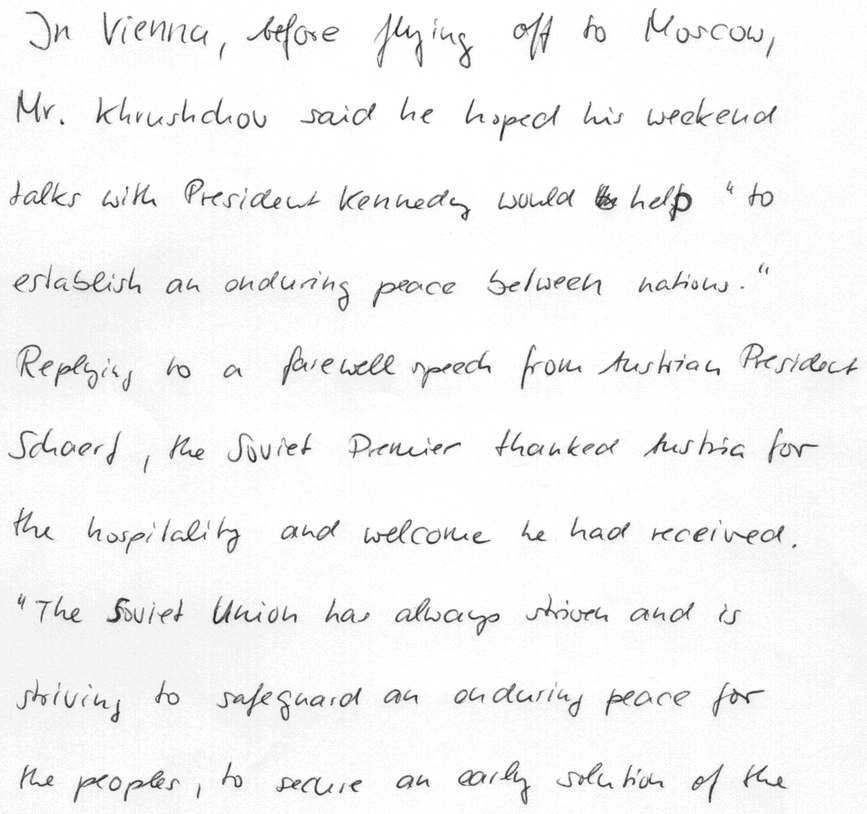
#> input picture benchmark/test_dataset/handwritten/a04-039.png, 867 x 814 px, shrunk from 1878 x 1762 before the run; its folder holds only this picture in this run
$ python viz_paddleocr.py
#> lines starting #> are read from the running program, lines starting #| are printed output that depends on the picture
#!/usr/bin/env python3
"""Generate PaddleOCR-VL visualizations from saved results — runs on host, no GPU."""
import json, sys
from pathlib import Path
from PIL import Image, ImageDraw

PROJECT = Path(__file__).resolve().parents[1]
RESULT = PROJECT / "benchmark" / "results" / "paddleocr_vl_handwritten.json"
GT = PROJECT / "benchmark" / "test_dataset" / "ground_truth_handwritten.json"
HW_DIR = PROJECT / "benchmark" / "test_dataset" / "handwritten"
VIZ_DIR = PROJECT / "benchmark" / "visualizations" / "paddleocr"

def draw_boxes(img, blocks, color):
    out = img.copy()
    d = ImageDraw.Draw(out)
    for i, b in enumerate(blocks):
        bb = b.get("bbox", [])
        if len(bb) != 4: continue
        x1, y1, x2, y2 = [int(v) for v in bb]
        if x2 < x1 or y2 < y1: x2, y2 = x1 + x2, y1 + y2
        d.rectangle([x1, y1, x2, y2], outline=color, width=2)
        d.text((x1 + 2, y1 + 2), str(i + 1), fill=color)
    return out

def main():
    result = json.load(open(RESULT))
#> (reads benchmark/results/paddleocr_vl_handwritten.json from the repository)
    gt_data = {e["image"]: e for e in json.load(open(GT))}
#> (reads benchmark/test_dataset/ground_truth_handwritten.json from the repository)
    VIZ_DIR.mkdir(parents=True, exist_ok=True)

    hw_images = sorted(p.name for p in HW_DIR.glob("*") if p.suffix.lower() in {".png", ".jpg", ".jpeg"})
    samples = result.get("sample_outputs", [])

    for i, sample in enumerate(samples[:5]):
        if i >= len(hw_images): break
        name = hw_images[i]
        img_path = HW_DIR / name
        if not img_path.exists(): continue

        img = Image.open(img_path).convert("RGB")
        w, h = img.size
#> w = 867; h = 814

        gt_entry = gt_data.get(name, {})
        gt_blocks = gt_entry.get("blocks", [])
        pred_blocks = sample.get("blocks", [])

        gt_panel = draw_boxes(img, gt_blocks, "lime")
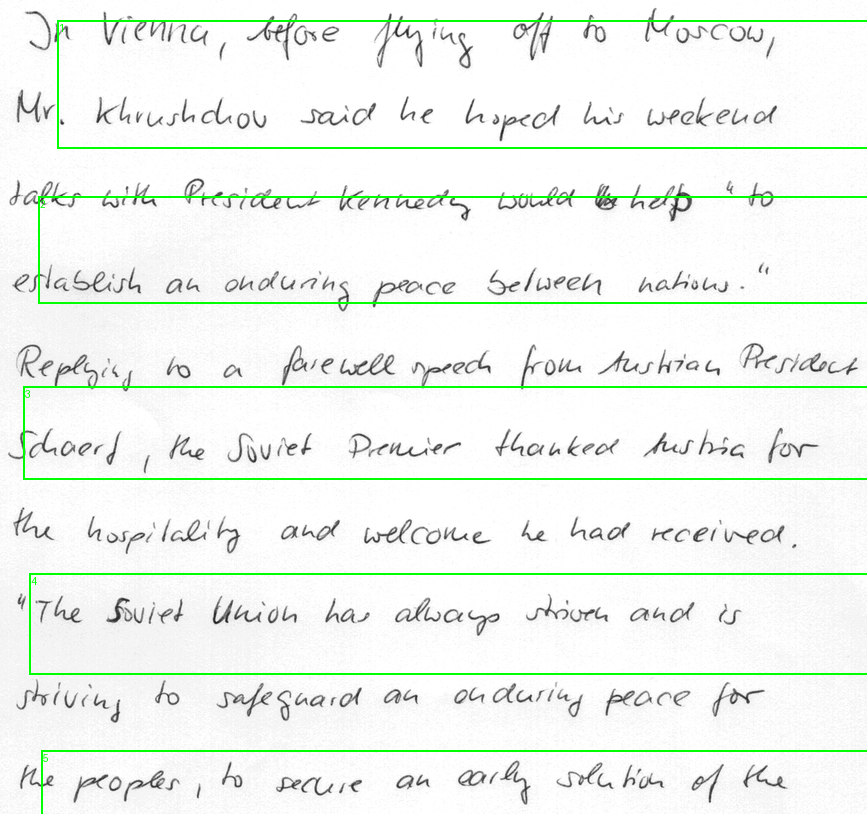
#> gt_panel: PIL image 867x814 RGB; mean R, G, B 239.5, 245.2, 239.5
        pred_panel = draw_boxes(img, pred_blocks, "red")

        combined = Image.new("RGB", (w * 3 + 16, h + 40), (30, 30, 30))
#> combined: PIL image 2617x854 RGB; every value is 30
        combined.paste(img, (0, 0))
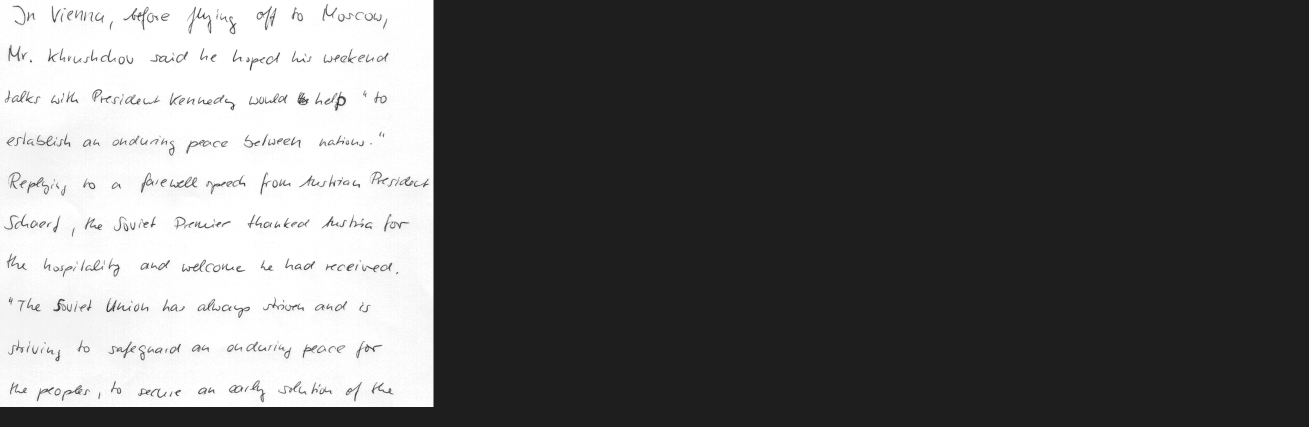
#> combined: PIL image 2617x854 RGB (shown at 1/2 size); min 26, max 255, mean 97.9
        combined.paste(gt_panel, (w + 8, 0))
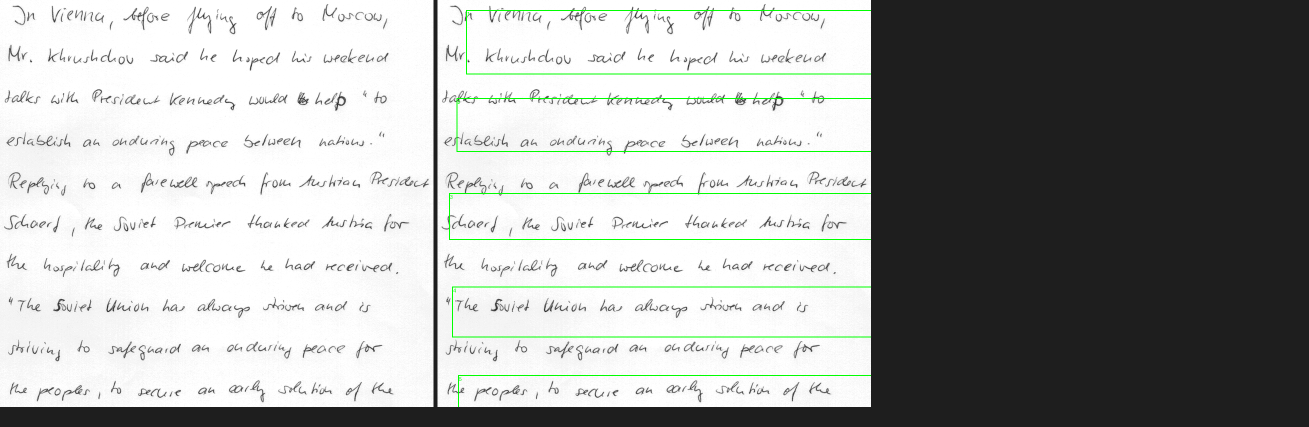
#> combined: PIL image 2617x854 RGB (shown at 1/2 size); mean R, G, B 164.1, 165.9, 164.1
        combined.paste(pred_panel, (w * 2 + 16, 0))
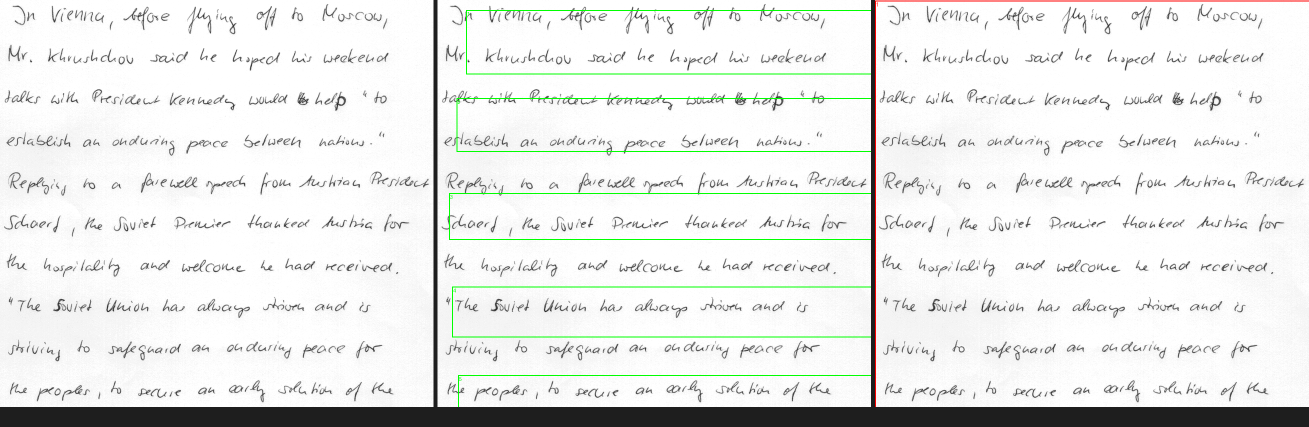
#> combined: PIL image 2617x854 RGB (shown at 1/2 size); mean R, G, B 232, 233.4, 231.6
        d = ImageDraw.Draw(combined)
        d.text((10, h + 10), f"Original: {name}", fill=(200, 200, 200))
        d.text((w + 18, h + 10), f"GT ({len(gt_blocks)} lines)", fill=(0, 220, 0))
        d.text((w * 2 + 26, h + 10), f"PaddleOCR-VL ({len(pred_blocks)} blocks)", fill=(255, 60, 60))

        out_path = VIZ_DIR / f"compare_{name}"
        combined.save(out_path)
        print(f"  Saved: {out_path}")

    print(f"Done. {min(len(samples), 5)} images in {VIZ_DIR}")

if __name__ == "__main__":
    main()
